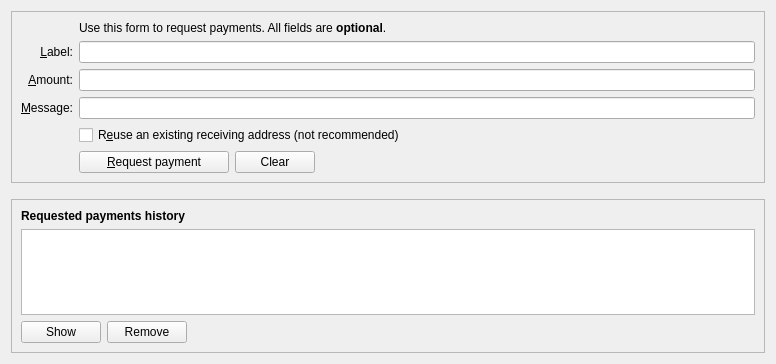
<?xml version="1.0" encoding="UTF-8"?>
<ui version="4.0">
 <class>ReceiveCoinsDialog</class>
 <widget class="QWidget" name="ReceiveCoinsDialog">
  <property name="geometry">
   <rect>
    <x>0</x>
    <y>0</y>
    <width>776</width>
    <height>364</height>
   </rect>
  </property>
  <layout class="QVBoxLayout" name="verticalLayout" stretch="0,0,1">
   <item>
   <widget class="QFrame" name="frame2">
    <property name="sizePolicy">
      <sizepolicy hsizetype="Preferred" vsizetype="Expanding">
        <horstretch>0</horstretch>
        <verstretch>0</verstretch>
      </sizepolicy>
    </property>
    <property name="frameShape">
      <enum>QFrame::StyledPanel</enum>
    </property>
    <property name="frameShadow">
      <enum>QFrame::Sunken</enum>
    </property>
    <layout class="QVBoxLayout" name="verticalLayout_3">
    <item>
    <layout class="QGridLayout" name="gridLayout">
     <item row="7" column="2">
      <widget class="QCheckBox" name="reuseAddress">
       <property name="toolTip">
        <string>Reuse one of the previously used receiving addresses. Reusing addresses has security and privacy issues. Do not use this unless re-generating a payment request made before.</string>
       </property>
       <property name="text">
        <string>R&amp;euse an existing receiving address (not recommended)</string>
       </property>
      </widget>
     </item>
     <item row="7" column="0">
      <widget class="QLabel" name="label_4">
       <property name="text">
        <string/>
       </property>
      </widget>
     </item>
     <item row="6" column="0">
      <widget class="QLabel" name="label_3">
       <property name="toolTip">
        <string>An optional message to attach to the payment request, which will be displayed when the request is opened. Note: The message will not be sent with the payment over the Sidecoin network.</string>
       </property>
       <property name="text">
        <string>&amp;Message:</string>
       </property>
       <property name="alignment">
        <set>Qt::AlignRight|Qt::AlignTrailing|Qt::AlignVCenter</set>
       </property>
       <property name="buddy">
        <cstring>reqMessage</cstring>
       </property>
      </widget>
     </item>
     <item row="4" column="2">
      <widget class="QLineEdit" name="reqLabel">
       <property name="toolTip">
        <string>An optional label to associate with the new receiving address.</string>
       </property>
      </widget>
     </item>
     <item row="6" column="2">
      <widget class="QLineEdit" name="reqMessage">
       <property name="toolTip">
        <string>An optional message to attach to the payment request, which will be displayed when the request is opened. Note: The message will not be sent with the payment over the Sidecoin network.</string>
       </property>
      </widget>
     </item>
     <item row="2" column="2">
      <widget class="QLabel" name="label_5">
       <property name="text">
        <string>Use this form to request payments. All fields are &lt;b&gt;optional&lt;/b&gt;.</string>
       </property>
      </widget>
     </item>
     <item row="4" column="0">
      <widget class="QLabel" name="label_2">
       <property name="toolTip">
        <string>An optional label to associate with the new receiving address.</string>
       </property>
       <property name="text">
        <string>&amp;Label:</string>
       </property>
       <property name="alignment">
        <set>Qt::AlignRight|Qt::AlignTrailing|Qt::AlignVCenter</set>
       </property>
       <property name="buddy">
        <cstring>reqLabel</cstring>
       </property>
      </widget>
     </item>
     <item row="5" column="0">
      <widget class="QLabel" name="label">
       <property name="toolTip">
        <string>An optional amount to request. Leave this empty or zero to not request a specific amount.</string>
       </property>
       <property name="text">
        <string>&amp;Amount:</string>
       </property>
       <property name="alignment">
        <set>Qt::AlignRight|Qt::AlignTrailing|Qt::AlignVCenter</set>
       </property>
       <property name="buddy">
        <cstring>reqAmount</cstring>
       </property>
      </widget>
     </item>
     <item row="5" column="2">
      <widget class="SidecoinAmountField" name="reqAmount">
       <property name="minimumSize">
        <size>
         <width>80</width>
         <height>0</height>
        </size>
       </property>
       <property name="toolTip">
        <string>An optional amount to request. Leave this empty or zero to not request a specific amount.</string>
       </property>
      </widget>
     </item>
    <item row="8" column="2">
    <layout class="QHBoxLayout" name="horizontalLayout">
     <item>
      <widget class="QPushButton" name="receiveButton">
       <property name="minimumSize">
        <size>
         <width>150</width>
         <height>0</height>
        </size>
       </property>
       <property name="text">
        <string>&amp;Request payment</string>
       </property>
       <property name="icon">
        <iconset resource="../sidecoin.qrc">
         <normaloff>:/icons/receiving_addresses</normaloff>:/icons/receiving_addresses</iconset>
       </property>
      </widget>
     </item>
     <item>
      <widget class="QPushButton" name="clearButton">
       <property name="sizePolicy">
        <sizepolicy hsizetype="Minimum" vsizetype="Fixed">
         <horstretch>0</horstretch>
         <verstretch>0</verstretch>
        </sizepolicy>
       </property>
       <property name="toolTip">
        <string>Clear all fields of the form.</string>
       </property>
       <property name="text">
        <string>Clear</string>
       </property>
       <property name="icon">
        <iconset resource="../sidecoin.qrc">
         <normaloff>:/icons/remove</normaloff>:/icons/remove</iconset>
       </property>
       <property name="autoRepeatDelay">
        <number>300</number>
       </property>
       <property name="autoDefault">
        <bool>false</bool>
       </property>
      </widget>
     </item>
     <item>
      <spacer name="horizontalSpacer">
       <property name="orientation">
        <enum>Qt::Horizontal</enum>
       </property>
       <property name="sizeHint" stdset="0">
        <size>
         <width>40</width>
         <height>20</height>
        </size>
       </property>
      </spacer>
     </item>
    </layout>
     </item>
     <item row="8" column="0">
      <widget class="QLabel" name="label_7">
       <property name="text">
        <string/>
       </property>
      </widget>
     </item>
    </layout>
   </item>
   </layout>
   </widget>
   </item>
   <item>
    <spacer name="verticalSpacer_2">
     <property name="orientation">
      <enum>Qt::Vertical</enum>
     </property>
     <property name="sizeHint" stdset="0">
      <size>
       <width>20</width>
       <height>10</height>
      </size>
     </property>
    </spacer>
   </item>
   <item>
    <widget class="QFrame" name="frame">
     <property name="sizePolicy">
      <sizepolicy hsizetype="Preferred" vsizetype="Expanding">
       <horstretch>0</horstretch>
       <verstretch>0</verstretch>
      </sizepolicy>
     </property>
     <property name="frameShape">
      <enum>QFrame::StyledPanel</enum>
     </property>
     <property name="frameShadow">
      <enum>QFrame::Raised</enum>
     </property>
     <layout class="QVBoxLayout" name="verticalLayout_2">
      <item>
       <widget class="QLabel" name="label_6">
        <property name="font">
         <font>
          <weight>75</weight>
          <bold>true</bold>
         </font>
        </property>
        <property name="text">
         <string>Requested payments history</string>
        </property>
       </widget>
      </item>
      <item>
       <widget class="QTableView" name="recentRequestsView">
        <property name="contextMenuPolicy">
         <enum>Qt::CustomContextMenu</enum>
        </property>
        <property name="tabKeyNavigation">
         <bool>false</bool>
        </property>
        <property name="sortingEnabled">
         <bool>true</bool>
        </property>
       </widget>
      </item>
      <item>
       <layout class="QHBoxLayout" name="horizontalLayout_2">
        <item>
         <widget class="QPushButton" name="showRequestButton">
          <property name="toolTip">
           <string>Show the selected request (does the same as double clicking an entry)</string>
          </property>
          <property name="text">
           <string>Show</string>
          </property>
          <property name="icon">
           <iconset resource="../sidecoin.qrc">
            <normaloff>:/icons/edit</normaloff>:/icons/edit</iconset>
          </property>
         </widget>
        </item>
        <item>
         <widget class="QPushButton" name="removeRequestButton">
          <property name="toolTip">
           <string>Remove the selected entries from the list</string>
          </property>
          <property name="text">
           <string>Remove</string>
          </property>
          <property name="icon">
           <iconset resource="../sidecoin.qrc">
            <normaloff>:/icons/remove</normaloff>:/icons/remove</iconset>
          </property>
         </widget>
        </item>
        <item>
         <spacer name="horizontalSpacer_2">
          <property name="orientation">
           <enum>Qt::Horizontal</enum>
          </property>
          <property name="sizeHint" stdset="0">
           <size>
            <width>40</width>
            <height>20</height>
           </size>
          </property>
         </spacer>
        </item>
       </layout>
      </item>
     </layout>
    </widget>
   </item>
  </layout>
 </widget>
 <customwidgets>
  <customwidget>
   <class>SidecoinAmountField</class>
   <extends>QLineEdit</extends>
   <header>sidecoinamountfield.h</header>
  </customwidget>
 </customwidgets>
 <tabstops>
  <tabstop>reqLabel</tabstop>
  <tabstop>reqAmount</tabstop>
  <tabstop>reqMessage</tabstop>
  <tabstop>reuseAddress</tabstop>
  <tabstop>receiveButton</tabstop>
  <tabstop>clearButton</tabstop>
  <tabstop>recentRequestsView</tabstop>
  <tabstop>showRequestButton</tabstop>
  <tabstop>removeRequestButton</tabstop>
 </tabstops>
 <resources>
  <include location="../sidecoin.qrc"/>
 </resources>
 <connections/>
</ui>
